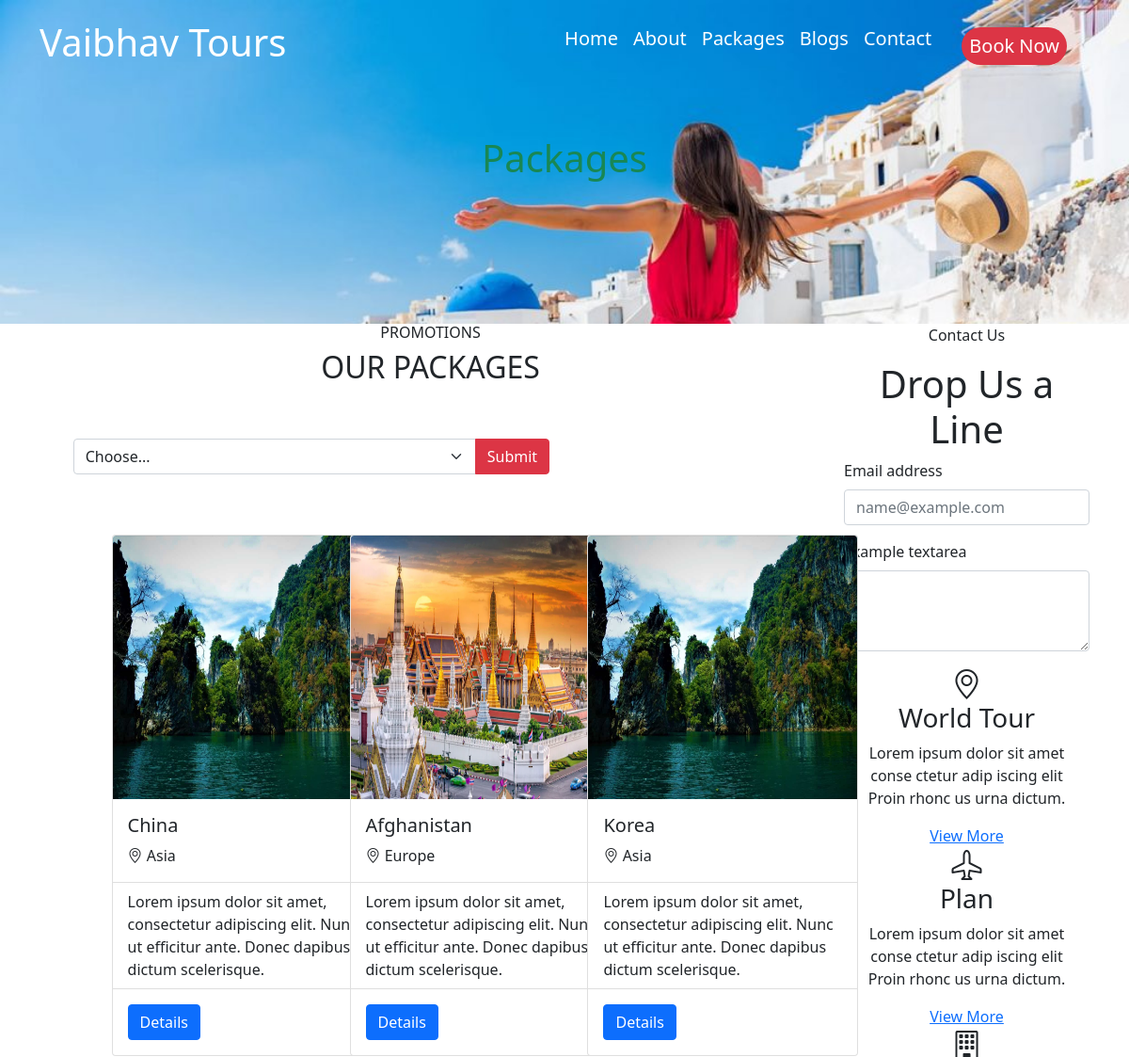
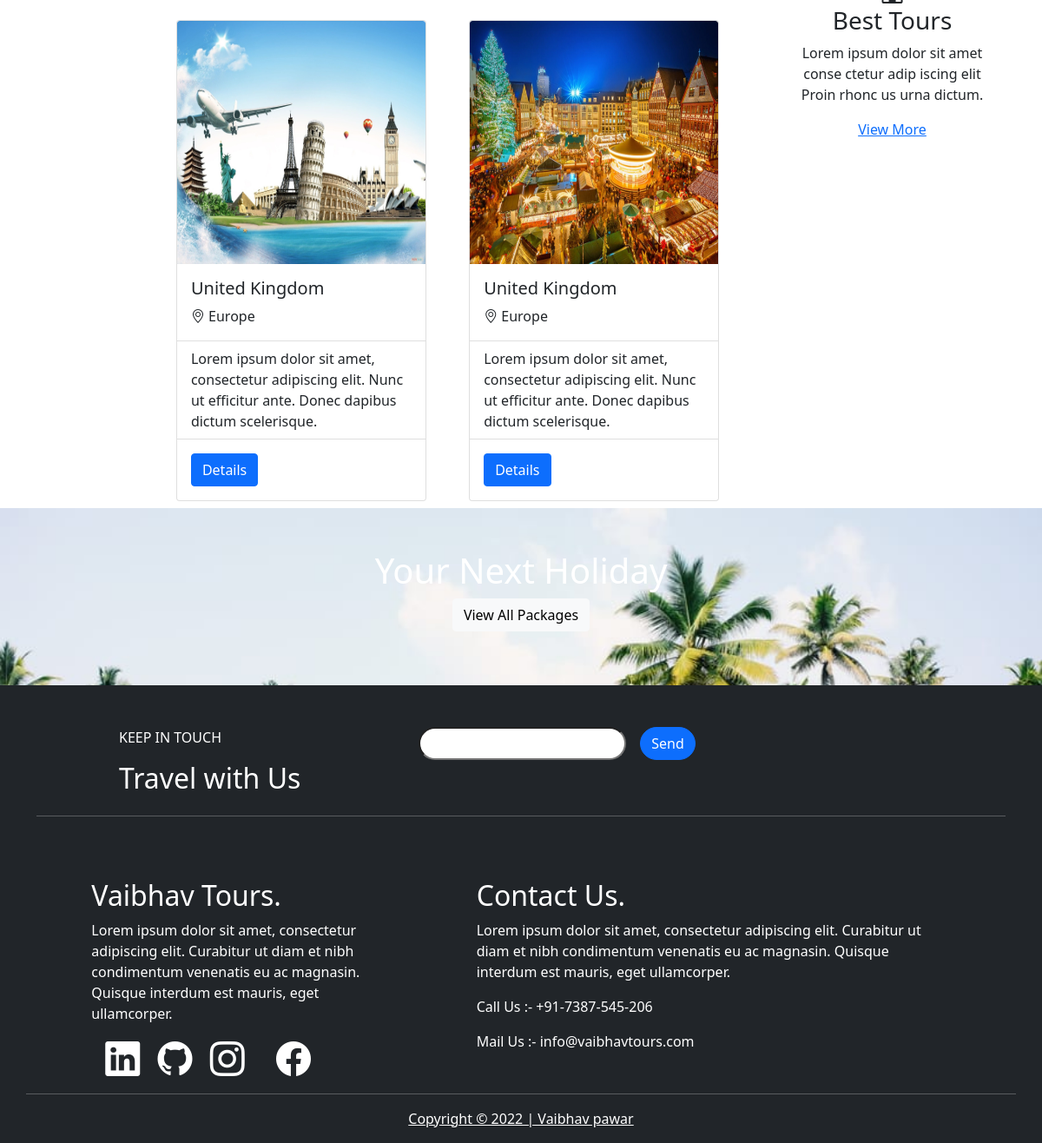
/package.php, run on the app's committed database (2 pictures, top to bottom).
### tables this page shows
CREATE TABLE `pakages` (
  `ID` int(15) NOT NULL,
  `Name` varchar(255) NOT NULL,
  `email` varchar(255) NOT NULL,
  `Continents` varchar(255) NOT NULL,
  `Country` varchar(255) NOT NULL,
  `Min_Age` varchar(255) NOT NULL,
  `Diff` varchar(255) NOT NULL,
  `Type` varchar(255) NOT NULL,
  `Days` varchar(255) NOT NULL,
  `pic_1` varchar(355) NOT NULL,
  `pic_2` varchar(355) NOT NULL,
  `pic_3` varchar(255) NOT NULL,
  `pic_4` varchar(255) NOT NULL,
  `pic_5` varchar(255) NOT NULL,
  `pic_6` varchar(255) NOT NULL,
  `Date` date NOT NULL DEFAULT current_timestamp()
);

### package.php (the view, shortened to what this page needs)
<!doctype html>
<html lang="en">
<head>
    <link href="https://cdn.jsdelivr.net/npm/bootstrap@5.0.2/dist/css/bootstrap.min.css" rel="stylesheet">
    <link rel="stylesheet" href="CSS/style.css">
    <link rel="stylesheet" href="https://cdn.jsdelivr.net/npm/bootstrap-icons@1.9.1/font/bootstrap-icons.css">
</head>
<body>
    <nav class="navbar fixed-top navbar-expand-lg navbar-dark p-md-3">
        <div class="container">
            <a class="navbar-brand h1" href="index.html"> <span class="h1">Vaibhav Tours</span> </a>
            <div class="collapse navbar-collapse" id="navbarNav">
                <ul class="navbar-nav">
                    <li class="nav-item">
                        <a class="nav-link text-white h5" href="index.php">Home</a>
                    </li>
                    <li class="nav-item">
                        <a class="nav-link text-white h5" href="about.html">About</a>
                    </li>
                    <li class="nav-item">
                        <a class="nav-link text-white h5" href="package.html">Packages</a>
                    </li>
                    <li class="nav-item">
                        <a class="nav-link text-white h5" href="blog.php">Blogs</a>
                    </li>
                    <li class="nav-item">
                        <a class="nav-link text-white h5" href="contact.html">Contact</a>
                    </li>
                    <li class="nav-item">
                        <a class="nav-link bg-danger  text-white rounded-pill h5 mt-2 mx-4 text-center p-2" href="#FAQ">Book Now</a>
                    </li>
                </ul>
            </div>
        </div>
    </nav>
    <div class="banner-contact-image w-100 vh-20 d-flex justify-content-center align-items-center p-5">
        <div class="content text-center p-5">
            <h1 class="text-success p-5">Packages</h1>
        </div>
    </div>
    <div class="container">
        <div class="row">
            <div class="col-md-9">
                <div class="row justify-content-evenly">
                    <div class="col-md-11 ">
                        <h6 class="text-center">PROMOTIONS</h6>
                        <h2 class="text-center">OUR PACKAGES</h2>
                        <div class="row justify-content-center">
                            <form action="" method="post">
                                <div class="col-md-8 mt-5 mb-5">
                                    <div class="input-group">
                                        <select class="form-select" id="autoSizingSelect" name="Continents">
                                            <option selected disabled value="">Choose...</option>
                                        </select>
                                        <button type="submit" name="submit" class="btn btn-danger">Submit</button>
                            </form>
                        </div>
                    </div>
                </div>
                <div class="row justify-content-evenly">
                    <?php
                    include 'DB.php';
                    if (isset($_POST['submit'])) {
                        $Continents = $_POST['Continents'];
                        $query = "select * from pakages where Continents = '$Continents'";
                        $show = mysqli_query($con, $query);
                        $result = mysqli_num_rows($show);
                        while ($row = mysqli_fetch_array($show)) {
                            if ($show) {
                    ?>
                                <div class="col-md-3 col-10 mt-3 mb-2">
                                    <div class="card card-hover" style="width: 18rem;">
                                        <img src="Upload/Gallery/<?php echo $row['pic_1'];  ?>" height="280px" class="card-img-top" alt="...">
                                        <div class="card-body">
                                            <h5 class="card-title"><?php echo $row['Country'];  ?></h5>
                                            <p class="card-text"><i class="bi bi-geo-alt"></i> <?php echo $row['Continents'];  ?></p>
                                        </div>
                                        <ul class="list-group list-group-flush">
                                            <li class="list-group-item">Lorem ipsum dolor sit amet, consectetur adipiscing elit.
                                                Nunc ut efficitur ante. Donec dapibus dictum scelerisque.</li>
                                        </ul>
                                        <div class="card-body">
                                            <a href="show_package.php?id=<?php echo $row['ID'] ?>" class="card-link btn btn-primary">Details</a>
                                        </div>
                                    </div>
                                </div>
                            <?php
                            } else {
                                echo "No Request";
                            }
                        }
                    } else {
                        $query = "select * from pakages limit 6";
                        $show = mysqli_query($con, $query);
                        while ($row = mysqli_fetch_array($show)) {
                            if ($show) {
                            ?>
                                <div class="col-md-3 col-10 mt-3 mb-2 mx-3">
                                    <div class="card card-hover" style="width: 18rem;">
                                        <img src="Upload/Gallery/<?php echo $row['pic_1'];  ?>" height="280px" class="card-img-top" alt="...">
                                        <div class="card-body">
                                            <h5 class="card-title"><?php echo $row['Country'];  ?></h5>
                                            <p class="card-text"><i class="bi bi-geo-alt"></i> <?php echo $row['Continents'];  ?></p>
                                        </div>
                                        <ul class="list-group list-group-flush">
                                            <li class="list-group-item">Lorem ipsum dolor sit amet, consectetur adipiscing elit.
                                                Nunc ut efficitur ante. Donec dapibus dictum scelerisque.</li>
                                        </ul>
                                        <div class="card-body">
                                            <a href="show_package.php?id=<?php echo $row['ID'] ?>" class="card-link btn btn-primary">Details</a>
                                        </div>
                                    </div>
                                </div>
                    <?php
                            }
                        }
                    }
                    ?>
                </div>
            </div>
        </div>
    </div>
    <div class="col-md-3">
        <p class="text-center">Contact Us</p>
        <h1 class="text-center">Drop Us a Line</h1>
        <form action="" method="post">
            <div class="mb-3">
                <label for="exampleFormControlInput1" class="form-label">Email address</label>
                <input type="email" class="form-control" id="exampleFormControlInput1" placeholder="name@example.com">
            </div>
            <div class="mb-3">
                <label for="exampleFormControlTextarea1" class="form-label">Example textarea</label>
                <textarea class="form-control" id="exampleFormControlTextarea1" rows="3"></textarea>
            </div>
        </form>
        <div class="row justify-content-center">
            <div class="col-md-10 col-9 text-center">
                <i class="bi bi-geo-alt h2"></i>
                <h3>World Tour</h3>
                <p>Lorem ipsum dolor sit amet conse ctetur adip iscing elit Proin rhonc us urna dictum.</p>
                <a href="" class="h6 mb-5"> View More</a>
            </div>
            <div class="col-md-10 col-9 text-center">
                <i class="bi bi-airplane h2"></i>
                <h3>Plan</h3>
                <p>Lorem ipsum dolor sit amet conse ctetur adip iscing elit Proin rhonc us urna dictum.</p>
                <a href="" class="h6 mb-5"> View More</a>
            </div>
            <div class="col-md-10 col-9 text-center">
                <i class="bi bi-building h2"></i>
                <h3>Best Tours</h3>
                <p>Lorem ipsum dolor sit amet conse ctetur adip iscing elit Proin rhonc us urna dictum.</p>
                <a href="" class="h6 mb-5"> View More</a>
            </div>
        </div>
    </div>
    <section id="package">
        <div id="main-banner" class="banner-image w-100 vh-50 d-flex justify-content-center align-items-center" style="
        background-image: url('Img/one.png');
        background-size: cover;
        ">
            <div class="content text-center">
                <h1 class="text-white mt-5 h1">Your Next Holiday</h1>
                <a href="" class="btn btn-light"> View All Packages </a>
                <p class="text-white h3 mt-3"><a href="" class="card-text one btn btn-primary ">View Destination</a>
                </p>
            </div>
        </div>
    </section>
    <footer class="bg-dark text-white">
        <div class="container pt-5">
            <div class="row justify-content-evenly">
                <div class="col-md-10" id="foot">
                    <div class="row justify-content-between">
                        <div class="col-md-5">
                            <span>
                                <p>KEEP IN TOUCH</p>
                                <h2>Travel with Us</h2>
                            </span>
                        </div>
                        <div class="col-md-5">
                            <span class="foot-form">
                                <form action="" method="post">
                                    <input type="text" class="rounded-pill" name="" id="">
                                    <button type="submit" class="btn btn-primary rounded-pill mx-3" name="send">Send</button>
                                </form>
                            </span>
                        </div>
                    </div>
                </div>
            </div>
            <hr>
            <div class="row justify-content-evenly mt-5">
                <div class="col-md-4 mt-4 mb-3">
                    <h2>Vaibhav Tours.</h2>
                    <p>
                        Lorem ipsum dolor sit amet, consectetur adipiscing elit. Curabitur ut diam et nibh condimentum
                        venenatis eu ac magnasin. Quisque interdum est mauris, eget ullamcorper.</p>
                    <span class="mb-5">
                        <a href="https://www.linkedin.com/in/vaibhav-pawar-2b3836251/" target="_blank"> <i class="bi bi-linkedin mx-3 h1 text-white "></i></a>
                        <a href="https://github.com/vaibhavpawarcoder" target="_blank"> <i class="bi bi-github h1 text-white "></i></a>
                        <a href="https://www.instagram.com/vaibhav___jpg/" target="_blank"><i class="bi bi-instagram mx-3 h1 text-white "></i></a>
                        <a href="https://www.facebook.com/profile.php?id=100012291060742" target="_blank"><i class="bi bi-facebook mx-3 h1 text-white "></i></a>
                    </span>
                </div>
                <div class="col-md-6 mt-4 mb-3">
                    <h2>Contact Us.</h2>
                    <p>
                        Lorem ipsum dolor sit amet, consectetur adipiscing elit. Curabitur ut diam et nibh condimentum
                        venenatis eu ac magnasin. Quisque interdum est mauris, eget ullamcorper.</p>
                    <span>
                        <p>Call Us :- +91-7387-545-206</p>
                        <p>Mail Us :- info@vaibhavtours.com</p>
                    </span>
                </div>
                <hr>
                <p class="text-center text-white">
                    <a href="https://vaibhavpawarcoder.in/index.html" class="text-white">
                        Copyright © 2022 | Vaibhav pawar
                    </a>
                </p>
            </div>
        </div>
    </footer>
</body>
</html>

### CSS/style.css (style rules this page uses)
.nav-item a::after { transition: 0.5s all; }
.card-hover { transition: 0.5s all; cursor: pointer; overflow: hidden; }
#foot { display: flex; justify-content: space-between; }
.foot-form form { display: flex; justify-content: space-between; }
.banner-contact-image { background-image: url('../Img/eu.jpg'); background-size: cover; }

### data on the page
pakages: pic_1 (picture), Country "China", Continents "Asia"
pakages: pic_1 (picture), Country "Afghanistan", Continents "Europe"
pakages: pic_1 (picture), Country "Korea", Continents "Asia"
pakages: pic_1 (picture), Country "United Kingdom", Continents "Europe"
pakages: pic_1 (picture), Country "United Kingdom", Continents "Europe"
